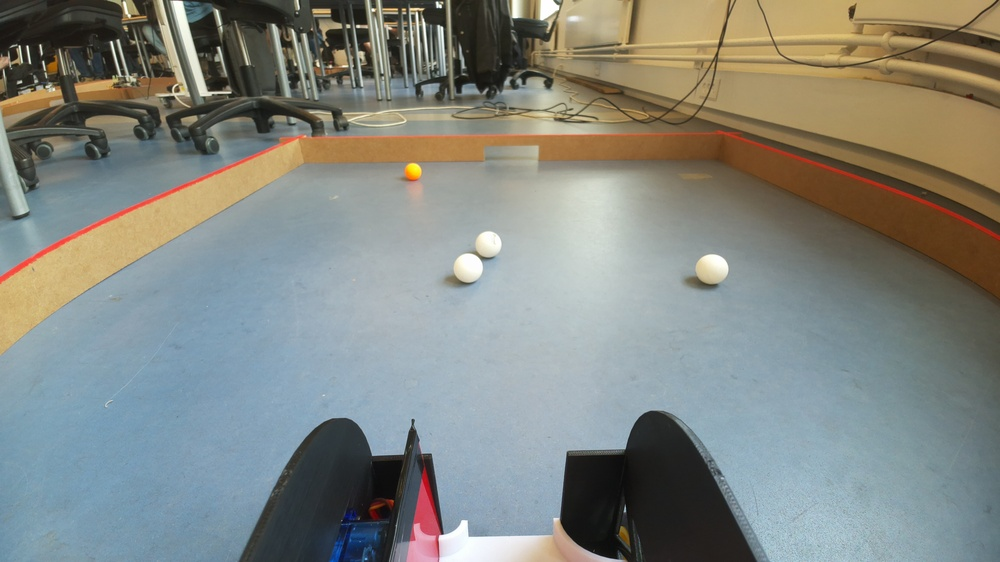
#> input picture test.jpg, 1000 x 562 px, shrunk from 4608 x 2592 before the run
$ python -i boundary_avoidance.py   (imports and definitions only)
#> lines starting #> are read from the running program, lines starting #| are printed output that depends on the picture; after the words box and inside, x2 and y2 are one past the last pixel; in counts of white or black regions, pixels touching at a corner belong together
#> further down, picture is the input picture: shape (562, 1000, 3); mean B, G, R 128.7, 135, 131.4
import cv2
import numpy as np
import logging
from typing import List, Dict, Tuple, Optional
import time

# --- config.py (simulated for demonstration) ---
class Config:
    DEBUG_VISION = True

config = Config()
# -------------------------------------------------

class BoundaryAvoidanceSystem:
    """Simplified boundary avoidance system - backs up then turns right when wall detected"""

    def __init__(self):
        self.logger = logging.getLogger(__name__)
        logging.basicConfig(level=logging.INFO if config.DEBUG_VISION else logging.WARNING,
                            format='%(asctime)s - %(name)s - %(levelname)s - %(message)s')

        # Simple detection results
        self.detected_walls = []
        self.red_mask = None

        # Arena boundaries (keep this simple)
        self.arena_mask = None
        self.arena_detected = False
        self.arena_contour = None

        # Add compatibility properties for dashboard
        self.avoidance_state = None

        # NEW: Avoidance sequence tracking
        self.avoidance_sequence_active = False
        self.avoidance_step = 0  # 0 = not active, 1 = backing up, 2 = turning right
        self.avoidance_start_time = None

    def detect_arena_boundaries(self, frame) -> bool:
        """Simplified arena boundary detection"""
        if frame is None:
            return False

        h, w = frame.shape[:2]
#> h = 562; w = 1000
        hsv = cv2.cvtColor(frame, cv2.COLOR_BGR2HSV)
#> hsv: shape (562, 1000, 3); mean H, S, V 65.7, 60.9, 147.9

        # Simple red boundary detection
        lower_red1 = np.array([0, 150, 100])
        upper_red1 = np.array([15, 255, 255])
        lower_red2 = np.array([165, 150, 100])
        upper_red2 = np.array([180, 255, 255])

        mask1 = cv2.inRange(hsv, lower_red1, upper_red1)
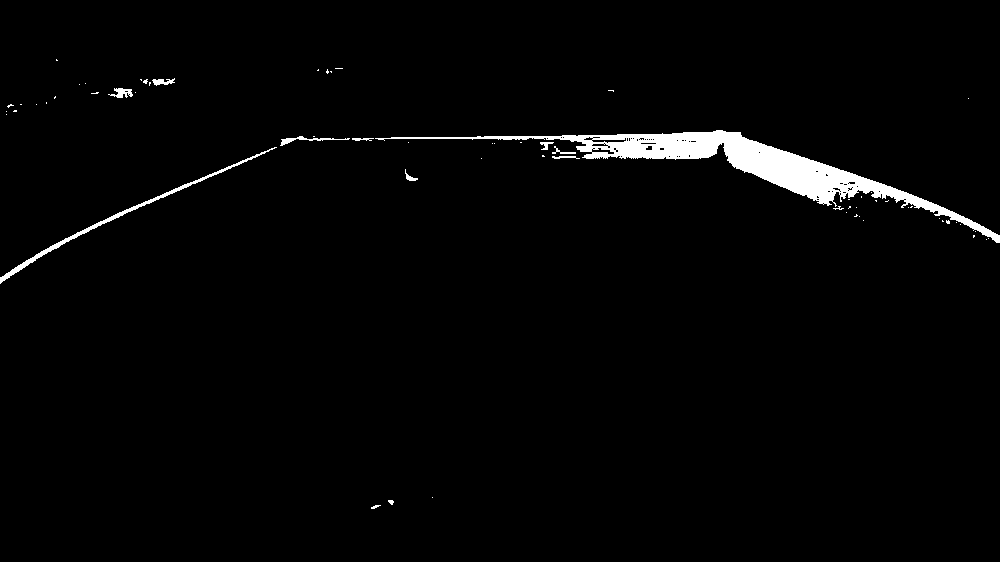
#> mask1: shape (562, 1000); 2.1% white; 65 white regions (53 under 20 px), largest, box (x1, y1, x2, y2) and area: (375, 130, 1000, 243) 9698, (0, 147, 277, 284) 1095, (280, 136, 350, 146) 173
        mask2 = cv2.inRange(hsv, lower_red2, upper_red2)
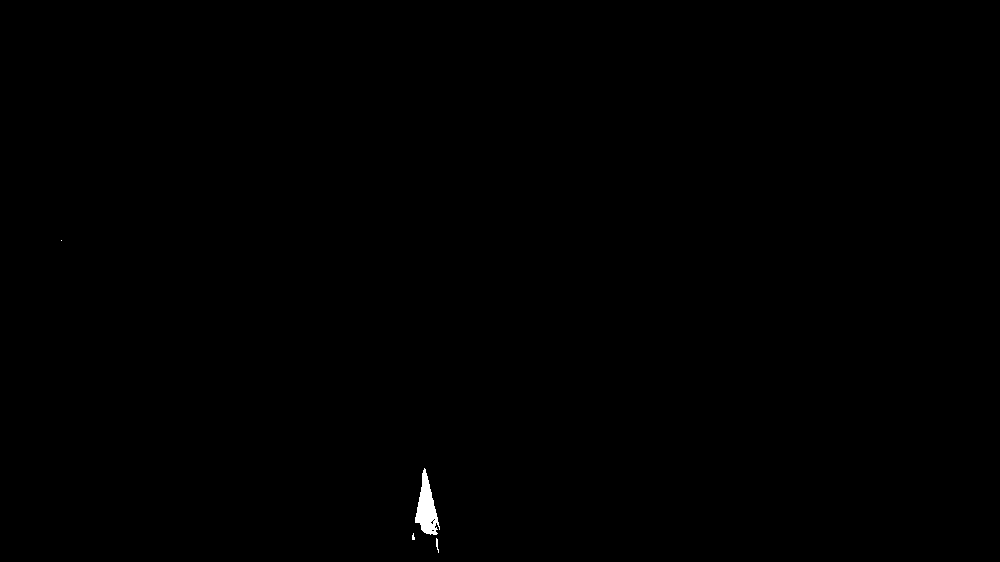
#> mask2: shape (562, 1000); 0.16% white; 4 white regions (2 under 20 px), largest, box (x1, y1, x2, y2) and area: (415, 468, 440, 535) 866, (436, 538, 439, 553) 24
        red_boundary_mask = mask1 + mask2
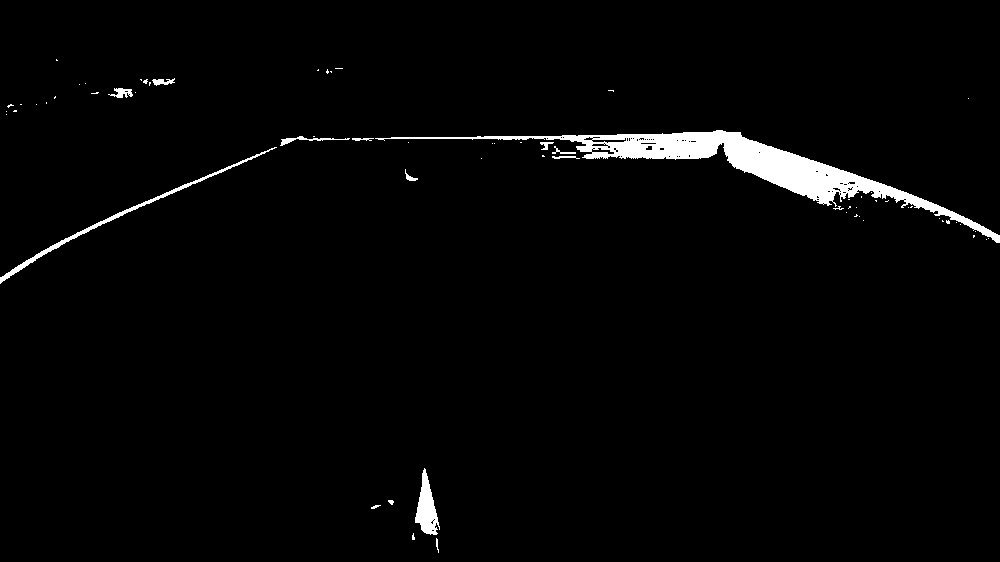
#> red_boundary_mask: shape (562, 1000); 2.2% white; 67 white regions (53 under 20 px), largest, box (x1, y1, x2, y2) and area: (375, 130, 1000, 243) 9698, (0, 147, 277, 284) 1096, (415, 468, 440, 535) 867

        # Clean up the boundary mask
        kernel = cv2.getStructuringElement(cv2.MORPH_RECT, (5, 5))
        red_boundary_mask = cv2.morphologyEx(red_boundary_mask, cv2.MORPH_CLOSE, kernel, iterations=2)
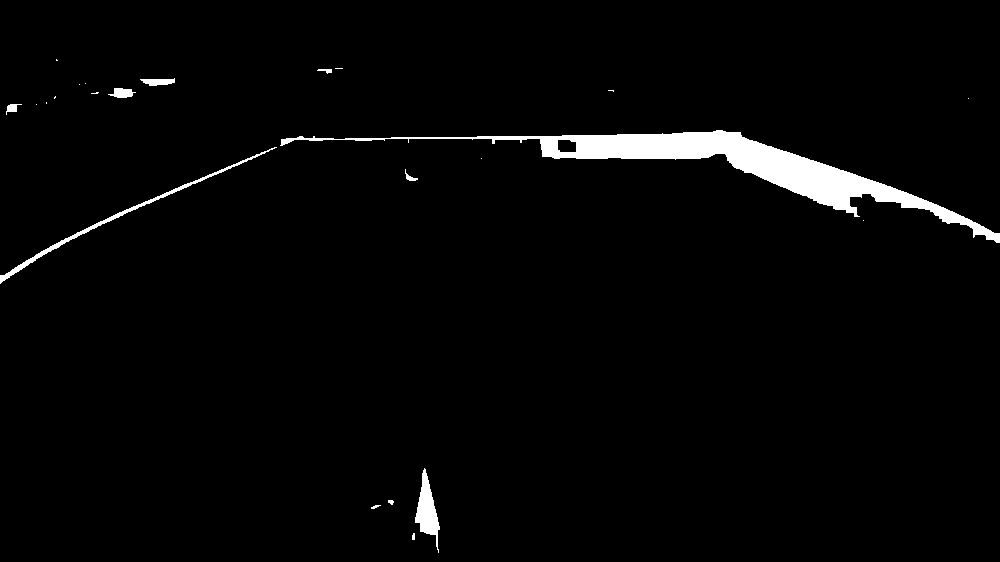
#> red_boundary_mask: shape (562, 1000); 2.6% white; 23 white regions (13 under 20 px)

        # Find the arena boundary contour
        contours, _ = cv2.findContours(red_boundary_mask, cv2.RETR_EXTERNAL, cv2.CHAIN_APPROX_SIMPLE)
#> contours = 23 contours, 15 with area under 20; largest, box (x1, y1, x2, y2) and area: (280, 130, 1000, 243) 11144, (415, 468, 440, 553) 844, (0, 147, 277, 284) 820, (140, 78, 175, 86) 150, (108, 88, 136, 98) 148, (6, 104, 22, 115) 62, (405, 169, 418, 181) 34, (317, 69, 332, 74) 25

        if contours:
            largest_contour = max(contours, key=cv2.contourArea)
#> largest_contour = contour of 469 points, box (x1, y1, x2, y2) (280, 130, 1000, 243), area 11144
            area = cv2.contourArea(largest_contour)
#> area = 11144

            # Check if this could be a valid arena boundary
            min_arena_area = (w * h) * 0.15
#> min_arena_area = 84300

            if area > min_arena_area:
                # Create arena mask
                self.arena_mask = np.zeros((h, w), dtype=np.uint8)
                cv2.fillPoly(self.arena_mask, [largest_contour], 255)

                # Erode slightly to be safe
                erosion_kernel = cv2.getStructuringElement(cv2.MORPH_RECT, (10, 10))
                self.arena_mask = cv2.erode(self.arena_mask, erosion_kernel, iterations=1)

                self.arena_contour = largest_contour
                self.arena_detected = True

                if config.DEBUG_VISION:
                    self.logger.info(f"Arena boundary detected: area={area:.0f}")
                return True

        # Fallback: create a simple arena mask
        if not self.arena_detected:
            self.arena_mask = np.ones((h, w), dtype=np.uint8) * 255
            # Simple margins
            margin_h = int(h * 0.10)
#> margin_h = 56
            margin_w = int(w * 0.08)
#> margin_w = 80

            self.arena_mask[:margin_h, :] = 0
            self.arena_mask[-margin_h:, :] = 0
            self.arena_mask[:, :margin_w] = 0
            self.arena_mask[:, -margin_w:] = 0

            if config.DEBUG_VISION:
                self.logger.info("Using fallback arena mask")

        return False

    # [185 lines left out: functions detect_boundaries, get_avoidance_command, get_closest_boundary_distance, draw_boundary_visualization, get_status, reset, not called in this run]

>>> import cv2
>>> picture = cv2.imread('test.jpg')
>>> result = BoundaryAvoidanceSystem().detect_arena_boundaries(picture)
#> result = False
